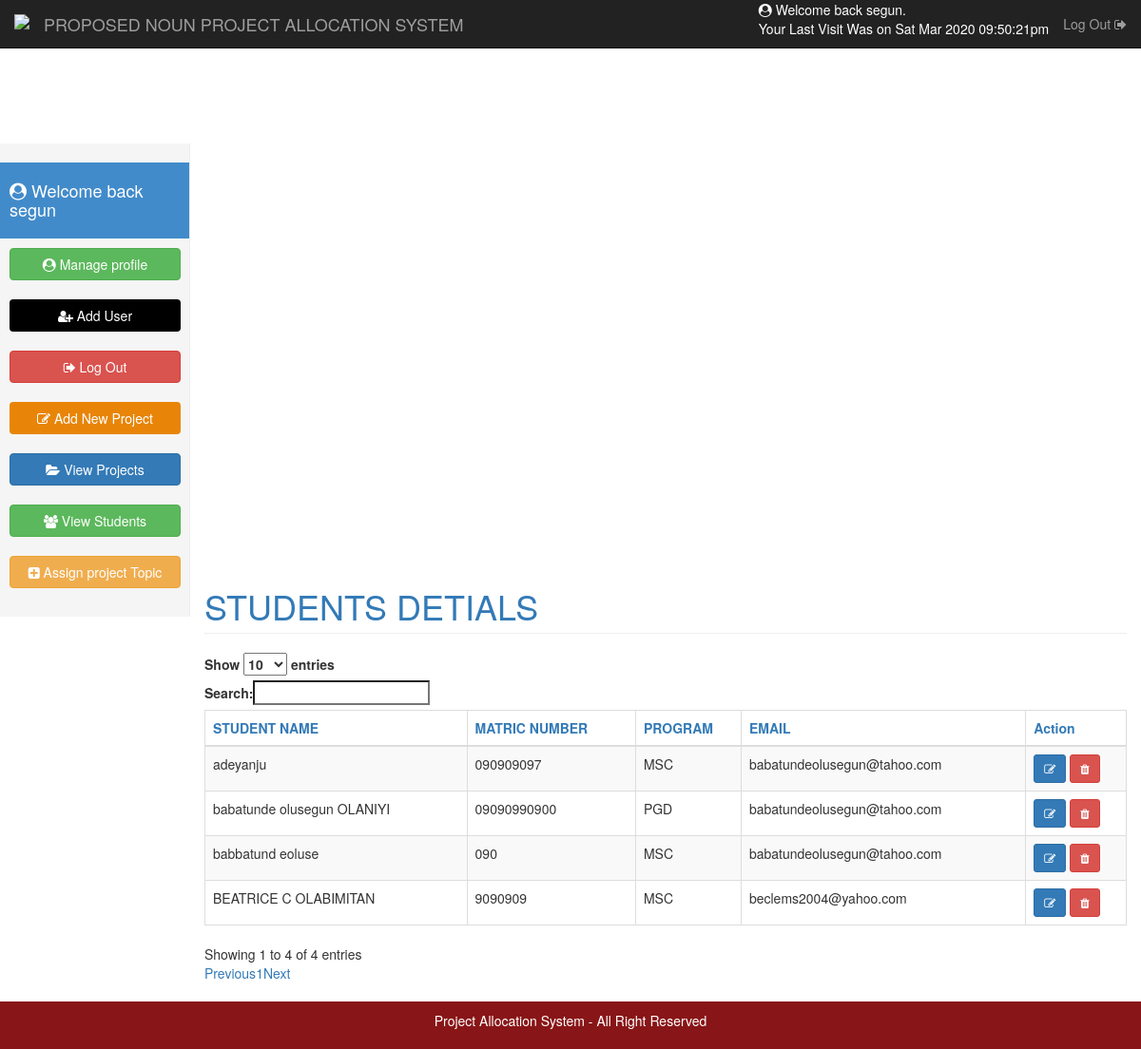
The page /?View=student (signed in) on the database its author committed.
### tables this page shows
CREATE TABLE `student` (
  `ID` int(10) NOT NULL,
  `Name` varchar(100) NOT NULL,
  `Matric_Number` varchar(100) NOT NULL,
  `Program` varchar(100) NOT NULL,
  `Date` varchar(10) NOT NULL,
  `Email` varchar(100) NOT NULL,
  `Project_Id` int(10) NOT NULL
);

### Model/Context.php (called while the page is built, shortened)
<?php
class Db_Context{
private $Host = "localhost";
    private $Db_Name = "sile";
	private $Db_User_Name = "root";
	private $Db_Password = "" ;
	private $Db_Connection;
function __construct() {
	$this->Db_Connection = $this->Connect();
	}
private function Connect(){
	$Connection = mysqli_connect($this->Host, $this->Db_User_Name, $this->Db_Password,$this->Db_Name);
	return($Connection);
	}
protected function Select($sql){
	$result = mysqli_query($this->Db_Connection,$sql);
	$rows_count = mysqli_num_rows($result);
	if($rows_count > 0){
	while($rows = mysqli_fetch_assoc($result)){ $Array_row[] = $rows; }
			return($Array_row);
	} else
	{ return false ;}
	}
}
?>

### Controller/Controller.php (called while the page is built, shortened)
<?php
include("Model/Context.php");
class Controller extends Db_Context{
	public function Get_Student(){
		$Get_Sql= "SELECT * FROM student";
		$Get_Result = $this->Select($Get_Sql);
		if($Get_Result != false){return($Get_Result);}
	}
}
?>

### Views/student.php (the view, shortened to what this page needs)
<?php
$Obj_Controller = new Controller();
include("navbar.php");
?>
    <div class="container-fluid">
      <div class="row">
        <div class="col-sm-3 col-md-2 sidebar">
          <?php include("sidebar.php"); ?>
        </div>
        <div class="col-sm-9 col-sm-offset-3 col-md-10 col-md-offset-2 main">
          <h1 class="page-header text-primary">STUDENTS DETIALS</h1>
           <div class="row">
          <div class="col-md-12">
          <div class="table-responsive">
          <table id="example" class="table table-bordered table-striped table-hover table-bordered" style="width:100%">
           <thead>
            <tr class="text-primary" style="text-align: center;">
             	<th>STUDENT NAME </th>
             	<th>MATRIC NUMBER </th>
             	<th> PROGRAM </th>
             	<th>EMAIL </th>
             		<th> Action </th>
               </tr>
             </thead>
              	<tbody>
               	<?php
				   $Rows =  $Obj_Controller->Get_Student();
				   foreach($Rows as $key=>$value){
					   ?>
				<tr>
				 <td> <?php echo   $Rows[$key]["Name"];?> </td>
              	  <td> <?php echo   $Rows[$key]["Matric_Number"];?> </td>
             	    <td> <?php echo   $Rows[$key]["Program"];?> </td>
              	    <td> <?php echo   $Rows[$key]["Email"];?> </td>
<td> <button class="btn btn-primary btn-sm"><i class="fa fa-pencil-square-o"></i> </button> <button class="btn btn-sm btn-danger"><i class="fa fa-trash"></i> </button></td>
               	 </tr>
                 <?php
            }
				  ?>
           </tbody>
            </table>
          </div>
          </div>
        </div>
      </div>
    </div>
<div class="row">
<?php include("footer.php");
	?>

### Css/style.css (style rules this page uses)
@media (min-width: 768px) { .sidebar { position: fixed; top: 51px; bottom: 0; left: 0; z-index: 1000; display: block; padding: 20px; overflow-x: hidden; overflow-y: auto; background-color: #f5f5f5; border-right: 1px solid #eee; } }
.main { padding: 20px; }
@media (min-width: 768px) { .main { padding-right: 40px; padding-left: 40px; } }
.main .page-header { margin-top: 0; }

### rows shown on the page
student: Name "babbatund eoluse", Matric_Number "090", Program "MSC", Email "babatundeolusegun@tahoo.com"
student: Name "babatunde olusegun OLANIYI", Matric_Number "09090990900", Program "PGD", Email "babatundeolusegun@tahoo.com"
student: Name "adeyanju", Matric_Number "090909097", Program "MSC", Email "babatundeolusegun@tahoo.com"
student: Name "BEATRICE C OLABIMITAN", Matric_Number "9090909", Program "MSC", Email "beclems2004@yahoo.com"

### other values the page prints
$_SESSION["Name"] "segun"
$_SESSION["Last_Login"] "Sat Mar 2020 09:50:21pm"
